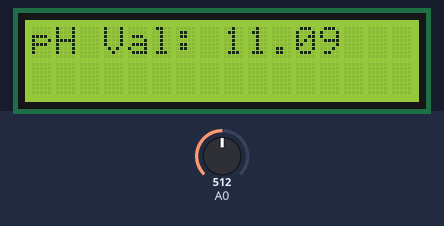
A sketch run on a simulated Arduino Uno, built with avr-gcc and run on an emulated ATmega328P. On the bench: 16×2 character LCD. Inputs (shaded band) come from the test bench; at power-on: A0 = 512. What the sketch prints to the serial monitor is not drawn.

Above: at 3.3 s.
3.4 s: A0 set to 716
At 4.8 s:
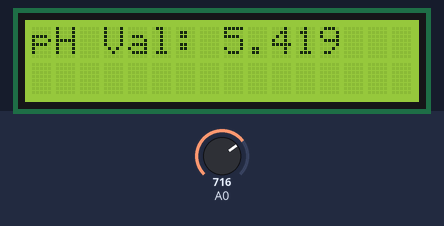
5.2 s: A0 set to 900
At 6.4 s:
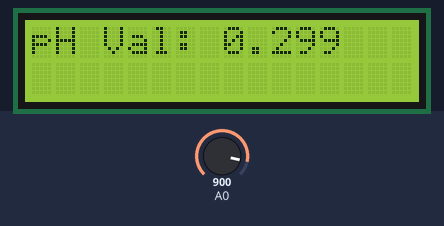
7.2 s: A0 set to 1023
At 8.2 s:
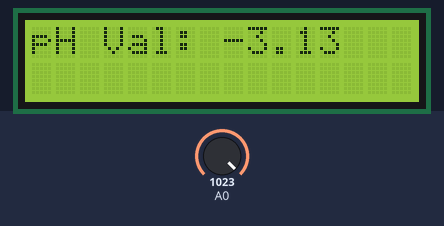
Timing chart, 0 to 10.2 s (numbered marks = the images above; inputs shaded):
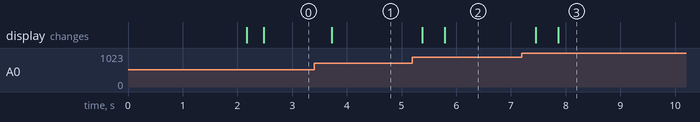

The sketch:

ph_sensor.ino
```cpp
#include <Wire.h>
#include <LiquidCrystal_I2C.h>
LiquidCrystal_I2C lcd(0x27, 16, 2);
float calibration_value = 21.34 + 4.0;
int phval = 0;
unsigned long int avgval;
int buffer_arr[10],temp;
void setup()
{
    Serial.begin(9600);
    lcd.init();
    lcd.begin(16, 2);
    lcd.backlight();
    lcd.setCursor(0, 0);
    lcd.print("   Welcome to      ");
    lcd.setCursor(0, 1);
    lcd.print(" Circuit Digest    ");
    delay(2000);
    lcd.clear();
}
void loop() {
    for(int i=0;i<10;i++)
    {
        buffer_arr[i]=analogRead(A0);
        delay(30);
    }
    for(int i=0;i<9;i++)
    {
        for(int j=i+1;j<10;j++)
        {
            if(buffer_arr[i]>buffer_arr[j])
            {
                temp=buffer_arr[i];
                buffer_arr[i]=buffer_arr[j];
                Serial.print(buffer_arr[j]);
                Serial.println();
                buffer_arr[j]=temp;
            }
        }
    }
    avgval=0;
    for(int i=2;i<8;i++)
        avgval+=buffer_arr[i];
    float volt=(float)avgval*5.0/1024/6;
    float ph_act = -5.70 * volt + calibration_value;
    lcd.setCursor(0, 0);
    lcd.print("pH Val:");
    Serial.print("pH Val:");
    Serial.println();
    Serial.print(ph_act);
    Serial.println();
    lcd.setCursor(8, 0);
    lcd.print(ph_act);
    delay(100);
}
```

Measured:
- after the input at 3.4 s, the display: changes after 0.33 s (image 1)
- after the input at 5.2 s, the display: first changes after 0.18 s (image 2 shows a later state)
- after the input at 7.2 s, the display: first changes after 0.25 s (image 3 shows a later state)
